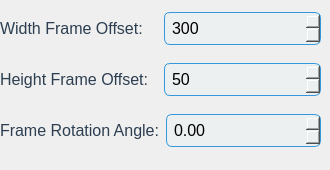
      <widget class="QWidget" name="Frame">
       <attribute name="title">
        <string>Frame Adjustment</string>
       </attribute>
       <widget class="QWidget" name="widget_8" native="true">
        <property name="geometry">
         <rect>
          <x>0</x>
          <y>0</y>
          <width>321</width>
          <height>161</height>
         </rect>
        </property>
        <layout class="QVBoxLayout" name="verticalLayout_9">
         <item>
          <layout class="QHBoxLayout" name="horizontalLayout_21">
           <item>
            <widget class="QLabel" name="label_23">
             <property name="styleSheet">
              <string notr="true">QLabel {
    color: #2c3e50;
    font-size: 16px;
}

QLabel#title {
    font-size: 24px;
    font-weight: bold;
    color: #2980b9;
}</string>
             </property>
             <property name="text">
              <string>Width Frame Offset:</string>
             </property>
            </widget>
           </item>
           <item>
            <widget class="QSpinBox" name="sp_widthframe">
             <property name="styleSheet">
              <string notr="true">QSpinBox {
    border: 1px solid #3498db;
    border-radius: 6px;
    padding: 5px;
    font-size: 16px;
    background-color: #ecf0f1;
}

QSpinBox::drop-down {
    border-left: 1px solid #3498db;
}</string>
             </property>
             <property name="maximum">
              <number>490</number>
             </property>
             <property name="value">
              <number>300</number>
             </property>
            </widget>
           </item>
          </layout>
         </item>
         <item>
          <layout class="QHBoxLayout" name="horizontalLayout_22">
           <item>
            <widget class="QLabel" name="label_24">
             <property name="styleSheet">
              <string notr="true">QLabel {
    color: #2c3e50;
    font-size: 16px;
}

QLabel#title {
    font-size: 24px;
    font-weight: bold;
    color: #2980b9;
}</string>
             </property>
             <property name="text">
              <string>Height Frame Offset:</string>
             </property>
            </widget>
           </item>
           <item>
            <widget class="QSpinBox" name="sp_heightframe">
             <property name="styleSheet">
              <string notr="true">QSpinBox {
    border: 1px solid #3498db;
    border-radius: 6px;
    padding: 5px;
    font-size: 16px;
    background-color: #ecf0f1;
}

QSpinBox::drop-down {
    border-left: 1px solid #3498db;
}</string>
             </property>
             <property name="maximum">
              <number>438</number>
             </property>
             <property name="value">
              <number>50</number>
             </property>
            </widget>
           </item>
          </layout>
         </item>
         <item>
          <layout class="QHBoxLayout" name="horizontalLayout_23">
           <item>
            <widget class="QLabel" name="label_25">
             <property name="styleSheet">
              <string notr="true">QLabel {
    color: #2c3e50;
    font-size: 16px;
}

QLabel#title {
    font-size: 24px;
    font-weight: bold;
    color: #2980b9;
}</string>
             </property>
             <property name="text">
              <string>Frame Rotation Angle:</string>
             </property>
            </widget>
           </item>
           <item>
            <widget class="QDoubleSpinBox" name="sp_rotate">
             <property name="styleSheet">
              <string notr="true">QDoubleSpinBox {
    border: 1px solid #3498db;
    border-radius: 6px;
    padding: 5px;
    font-size: 16px;
    background-color: #ecf0f1;
}

QDoubleSpinBox::drop-down {
    border-left: 1px solid #3498db;
}</string>
             </property>
             <property name="minimum">
              <double>-180.000000000000000</double>
             </property>
             <property name="maximum">
              <double>180.000000000000000</double>
             </property>
             <property name="singleStep">
              <double>0.010000000000000</double>
             </property>
            </widget>
           </item>
          </layout>
         </item>
        </layout>
       </widget>
      </widget>
